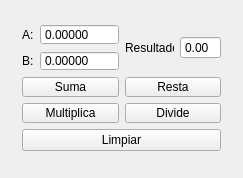
<?xml version="1.0" encoding="UTF-8"?>
<ui version="4.0">
 <class>Widget_QtCalc</class>
 <widget class="QWidget" name="Widget_QtCalc">
  <property name="geometry">
   <rect>
    <x>0</x>
    <y>0</y>
    <width>243</width>
    <height>178</height>
   </rect>
  </property>
  <property name="windowTitle">
   <string>Widget_QtCalc</string>
  </property>
  <widget class="QWidget" name="">
   <property name="geometry">
    <rect>
     <x>11</x>
     <y>13</y>
     <width>221</width>
     <height>149</height>
    </rect>
   </property>
   <layout class="QVBoxLayout" name="verticalLayout_6">
    <item>
     <layout class="QHBoxLayout" name="horizontalLayout_5">
      <item>
       <layout class="QVBoxLayout" name="verticalLayout_5">
        <item>
         <layout class="QHBoxLayout" name="horizontalLayout_3">
          <item>
           <layout class="QHBoxLayout" name="horizontalLayout">
            <item>
             <layout class="QVBoxLayout" name="verticalLayout_2">
              <item>
               <widget class="QLabel" name="label">
                <property name="text">
                 <string>A:</string>
                </property>
               </widget>
              </item>
              <item>
               <widget class="QLabel" name="label_2">
                <property name="text">
                 <string>B:</string>
                </property>
               </widget>
              </item>
             </layout>
            </item>
            <item>
             <layout class="QVBoxLayout" name="verticalLayout">
              <item>
               <widget class="QDoubleSpinBox" name="Number_A">
                <property name="wrapping">
                 <bool>false</bool>
                </property>
                <property name="frame">
                 <bool>true</bool>
                </property>
                <property name="buttonSymbols">
                 <enum>QAbstractSpinBox::NoButtons</enum>
                </property>
                <property name="keyboardTracking">
                 <bool>true</bool>
                </property>
                <property name="showGroupSeparator" stdset="0">
                 <bool>false</bool>
                </property>
                <property name="decimals">
                 <number>5</number>
                </property>
                <property name="minimum">
                 <double>-100000.000000000000000</double>
                </property>
                <property name="maximum">
                 <double>100000.000000000000000</double>
                </property>
                <property name="stepType">
                 <enum>QAbstractSpinBox::AdaptiveDecimalStepType</enum>
                </property>
                <property name="value">
                 <double>0.000000000000000</double>
                </property>
               </widget>
              </item>
              <item>
               <widget class="QDoubleSpinBox" name="Number_B">
                <property name="buttonSymbols">
                 <enum>QAbstractSpinBox::NoButtons</enum>
                </property>
                <property name="decimals">
                 <number>5</number>
                </property>
                <property name="minimum">
                 <double>-10000.000000000000000</double>
                </property>
                <property name="maximum">
                 <double>10000.000000000000000</double>
                </property>
                <property name="stepType">
                 <enum>QAbstractSpinBox::AdaptiveDecimalStepType</enum>
                </property>
               </widget>
              </item>
             </layout>
            </item>
           </layout>
          </item>
          <item>
           <layout class="QHBoxLayout" name="horizontalLayout_2">
            <item>
             <widget class="QLabel" name="label_3">
              <property name="text">
               <string>Resultado:</string>
              </property>
             </widget>
            </item>
            <item>
             <widget class="QDoubleSpinBox" name="Number_Resultado">
              <property name="buttonSymbols">
               <enum>QAbstractSpinBox::NoButtons</enum>
              </property>
             </widget>
            </item>
           </layout>
          </item>
         </layout>
        </item>
        <item>
         <layout class="QHBoxLayout" name="horizontalLayout_4">
          <item>
           <layout class="QVBoxLayout" name="verticalLayout_4">
            <item>
             <widget class="QPushButton" name="pBut_Suma">
              <property name="text">
               <string>Suma</string>
              </property>
             </widget>
            </item>
            <item>
             <widget class="QPushButton" name="pBut_Multiplica">
              <property name="text">
               <string>Multiplica</string>
              </property>
             </widget>
            </item>
           </layout>
          </item>
          <item>
           <layout class="QVBoxLayout" name="verticalLayout_3">
            <item>
             <widget class="QPushButton" name="pBut_Resta">
              <property name="text">
               <string>Resta</string>
              </property>
             </widget>
            </item>
            <item>
             <widget class="QPushButton" name="pBut_Divide">
              <property name="text">
               <string>Divide</string>
              </property>
             </widget>
            </item>
           </layout>
          </item>
         </layout>
        </item>
       </layout>
      </item>
     </layout>
    </item>
    <item>
     <widget class="QPushButton" name="pushButton">
      <property name="text">
       <string>Limpiar</string>
      </property>
     </widget>
    </item>
   </layout>
  </widget>
 </widget>
 <layoutdefault spacing="6" margin="11"/>
 <tabstops>
  <tabstop>Number_A</tabstop>
  <tabstop>Number_B</tabstop>
  <tabstop>pBut_Suma</tabstop>
  <tabstop>pBut_Resta</tabstop>
  <tabstop>pBut_Multiplica</tabstop>
  <tabstop>pBut_Divide</tabstop>
  <tabstop>pushButton</tabstop>
  <tabstop>Number_Resultado</tabstop>
 </tabstops>
 <resources/>
 <connections/>
</ui>
